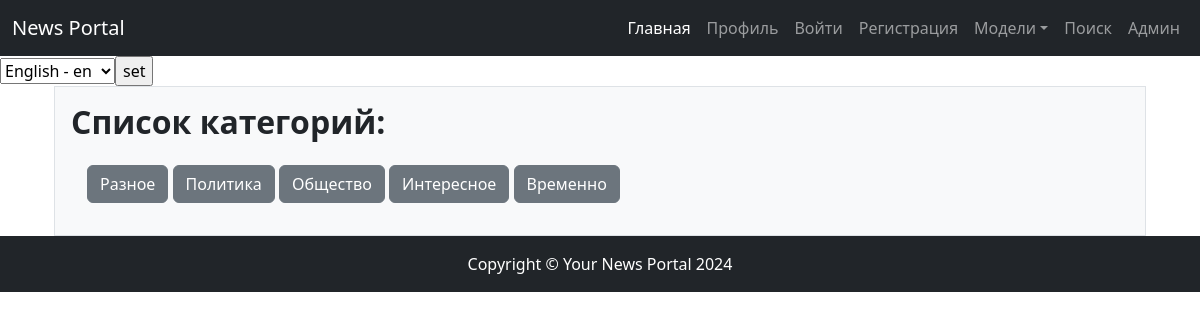
The page /categories/ on the database as committed earlier.
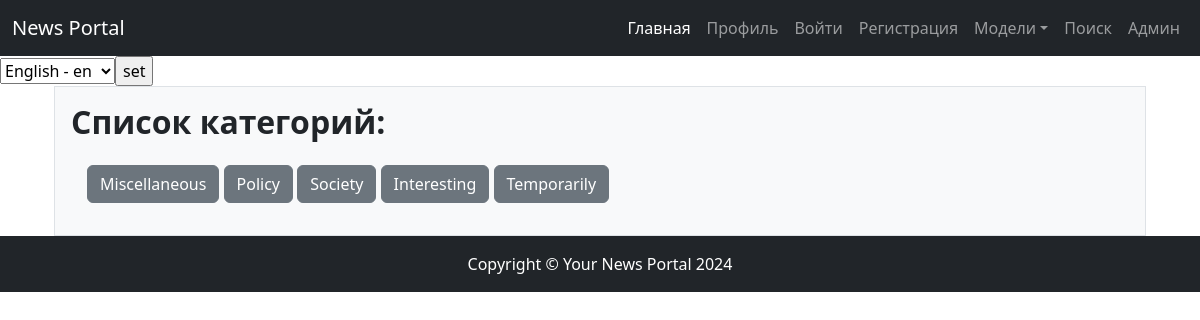
The same page on the database as committed later.
### news/models.py (models this page shows, shortened)
class Category(models.Model):
    category_name = models.CharField(_('Name of category'), max_length=200, unique=True)
    subscribers = models.ManyToManyField(User, related_name='categories', verbose_name=_('Subscribers'))
    def __str__(self):
        return f'{self.category_name}'
    class Meta:
        verbose_name = _('Category')
        verbose_name_plural = _('Categories')

### news/views/category.py (the view)
# urls.py: path('categories/', CategoryListView.as_view(), name='category_list'),
class CategoryListView(ListView):
    model = Category
    template_name = APP + "categories.html"
    context_object_name = "categories_list"

### news/templates/news/categories.html (shortened to what this page needs)
{% extends 'default.html' %}
{% load i18n %}
{% block content %}
<div class="container d-grid gap-3">
    <div class="p-3 bg-light border">
    <h2><b>{% trans "List of categories" %}:</b></h2>
        <div class="p-3">
            {% for cat in categories_list %}
            <a class="btn btn-secondary" href="{{ cat.id }}" role="button">{{ cat }}</a>
            {% endfor %}
        </div>
    </div>
</div>
{% endblock content %}

### templates/default.html (shortened to what this page needs)
<!DOCTYPE html>
{% load cache %}
{% load i18n %}
<html height: 100%; lang="en" xmlns:height="http://www.w3.org/1999/xhtml" xmlns:margin="http://www.w3.org/1999/xhtml"
      xmlns:min-height="http://www.w3.org/1999/xhtml">
    <head>
        {% load static %}
        <link href="{% static 'news/css/styles.css' %}" rel="stylesheet" />
    </head>
    <body class="d-flex flex-column h-100">
    {% cache 60 header %}
    <header>
        <nav class="navbar navbar-expand-lg navbar-dark bg-dark">
            <div class="container-fluid">
              <a class="navbar-brand" href="#">News Portal</a>
                <div class="collapse navbar-collapse" id="navbarSupportedContent">
                   <ul class="navbar-nav ms-auto mb-2  mb-2 mb-lg-0">
                        <li class="nav-item active"><a class="nav-link active" aria-current="page" href="../">{% translate "Main" %}</a></li>
                        <li class="nav-item"><a class="nav-link" href="/profile/">{% trans "Profile" %}</a></li>
                        <li class="nav-item"> {% if not user.is_authenticated %} <a class="nav-link" href='{% url "account_login" %}'>{% trans "To come in" %}</a>{% endif %}</li>
                        <li class="nav-item"> {% if not user.is_authenticated %} <a class="nav-link" href='{% url "account_signup" %}'>{% trans "Registration" %}</a>{% endif %}</li>
                        <li class="nav-item dropdown">
                            <a class="nav-link dropdown-toggle" href="#" id="navbarDropdown" role="button" data-bs-toggle="dropdown" aria-expanded="false">{% translate "Models" %}</a>
                        </li>
                       <li class="nav-item"><a class="nav-link" href="/news/search/">{% trans "Search" %}</a></li>
                       <li class="nav-item"><a class="nav-link" href="/admin/">{% trans "Admin" %}</a></li>
                   </ul>
                </div>
            </div>
        </nav>
    </header>
{% endcache %}
    <main class="flex-shrink-0">
        <div class="flex-auto">
        <form action="{% url 'set_language' %}" method="POST"> {% csrf_token %}
            <select name="language" id="">
               {% get_available_languages as LANGUAGES %}
               {% get_language_info_list for LANGUAGES as languages %}
               {% for language in languages %}
                <option value="{{ language.code }}" {% if language.code == LANGUAGE_CODE %} selected {% endif %}>
                    {{ language.name_local }} - {{ language.code }}
                </option>
              {% endfor %}
                <input type="submit" value="set">
            </select>
        </form>
        </div>
        <div class="container">
           {% block content %}
           {% endblock %}
        </div>
    </main>
        <footer class="py-3 bg-dark">
            <div class="container px-4"><p class="m-0 text-center text-white fixed-button">Copyright &copy; Your News Portal 2024</p></div>
        </footer>
    </body>
</html>

Rows that differ between the two databases and show on the page:
changed Category: category_name "Разное" → "Miscellaneous"
changed Category: category_name "Политика" → "Policy"
changed Category: category_name "Общество" → "Society"
changed Category: category_name "Интересное" → "Interesting"
changed Category: category_name "Временно" → "Temporarily"
